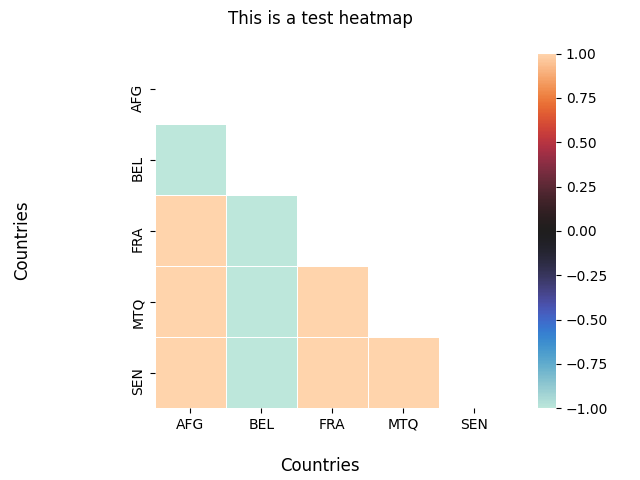

Recreate this plot in Python.
from wwstatviz import Visualizer
import matplotlib
from pathlib import Path


def test_heatmap():
    v = Visualizer('data/test_cc_3d.csv')
    fig = v.heatmap(title='This is a test heatmap',
                    xlabel='Countries', ylabel='Countries')
    assert fig.figure is not None
    assert isinstance(fig.figure, matplotlib.figure.Figure)
    fig.save('tests/test_heatmap.png')
    assert Path('tests/test_heatmap.png').is_file()
